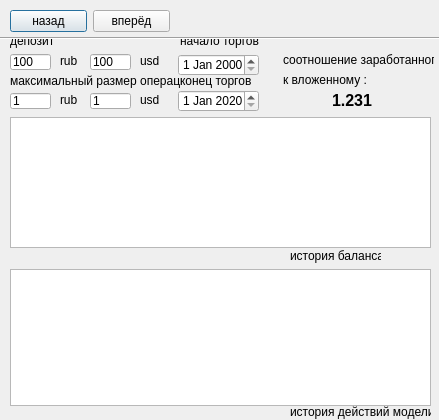
<?xml version="1.0" encoding="UTF-8"?>
<ui version="4.0">
 <class>dialog</class>
 <widget class="QDialog" name="dialog">
  <property name="geometry">
   <rect>
    <x>0</x>
    <y>0</y>
    <width>439</width>
    <height>420</height>
   </rect>
  </property>
  <property name="windowTitle">
   <string>bot/test</string>
  </property>
  <widget class="QTextBrowser" name="textBrowser">
   <property name="geometry">
    <rect>
     <x>10</x>
     <y>117</y>
     <width>421</width>
     <height>131</height>
    </rect>
   </property>
  </widget>
  <widget class="QWidget" name="gridLayoutWidget_3">
   <property name="geometry">
    <rect>
     <x>10</x>
     <y>9</y>
     <width>160</width>
     <height>25</height>
    </rect>
   </property>
   <layout class="QGridLayout" name="gridLayout_3">
    <item row="0" column="0">
     <widget class="QPushButton" name="pushButton_5">
      <property name="text">
       <string>назад</string>
      </property>
     </widget>
    </item>
    <item row="0" column="1">
     <widget class="QPushButton" name="pushButton_6">
      <property name="text">
       <string>вперёд</string>
      </property>
     </widget>
    </item>
   </layout>
  </widget>
  <widget class="QTextBrowser" name="textBrowser_2">
   <property name="geometry">
    <rect>
     <x>10</x>
     <y>269</y>
     <width>421</width>
     <height>137</height>
    </rect>
   </property>
  </widget>
  <widget class="QLabel" name="ticker_input_label_6">
   <property name="geometry">
    <rect>
     <x>290</x>
     <y>244</y>
     <width>91</width>
     <height>24</height>
    </rect>
   </property>
   <property name="text">
    <string>история баланса</string>
   </property>
  </widget>
  <widget class="QLineEdit" name="lineEdit_2">
   <property name="geometry">
    <rect>
     <x>10</x>
     <y>54</y>
     <width>41</width>
     <height>16</height>
    </rect>
   </property>
   <property name="inputMask">
    <string/>
   </property>
   <property name="text">
    <string>100</string>
   </property>
  </widget>
  <widget class="QLabel" name="ticker_input_label_7">
   <property name="geometry">
    <rect>
     <x>10</x>
     <y>29</y>
     <width>81</width>
     <height>24</height>
    </rect>
   </property>
   <property name="text">
    <string>депозит</string>
   </property>
  </widget>
  <widget class="QLabel" name="ticker_input_label_8">
   <property name="geometry">
    <rect>
     <x>60</x>
     <y>51</y>
     <width>21</width>
     <height>20</height>
    </rect>
   </property>
   <property name="text">
    <string>rub</string>
   </property>
  </widget>
  <widget class="QLabel" name="ticker_input_label_9">
   <property name="geometry">
    <rect>
     <x>140</x>
     <y>51</y>
     <width>21</width>
     <height>20</height>
    </rect>
   </property>
   <property name="text">
    <string>usd</string>
   </property>
  </widget>
  <widget class="QLineEdit" name="lineEdit_3">
   <property name="geometry">
    <rect>
     <x>90</x>
     <y>54</y>
     <width>41</width>
     <height>16</height>
    </rect>
   </property>
   <property name="inputMask">
    <string/>
   </property>
   <property name="text">
    <string>100</string>
   </property>
  </widget>
  <widget class="QLabel" name="ticker_input_label_10">
   <property name="geometry">
    <rect>
     <x>10</x>
     <y>69</y>
     <width>171</width>
     <height>24</height>
    </rect>
   </property>
   <property name="text">
    <string>максимальный размер операции</string>
   </property>
  </widget>
  <widget class="QLabel" name="ticker_input_label_11">
   <property name="geometry">
    <rect>
     <x>60</x>
     <y>90</y>
     <width>21</width>
     <height>20</height>
    </rect>
   </property>
   <property name="text">
    <string>rub</string>
   </property>
  </widget>
  <widget class="QLineEdit" name="lineEdit_4">
   <property name="geometry">
    <rect>
     <x>90</x>
     <y>93</y>
     <width>41</width>
     <height>16</height>
    </rect>
   </property>
   <property name="inputMask">
    <string/>
   </property>
   <property name="text">
    <string>1</string>
   </property>
  </widget>
  <widget class="QLineEdit" name="lineEdit_5">
   <property name="geometry">
    <rect>
     <x>10</x>
     <y>93</y>
     <width>41</width>
     <height>16</height>
    </rect>
   </property>
   <property name="inputMask">
    <string/>
   </property>
   <property name="text">
    <string>1</string>
   </property>
  </widget>
  <widget class="QLabel" name="ticker_input_label_12">
   <property name="geometry">
    <rect>
     <x>140</x>
     <y>90</y>
     <width>21</width>
     <height>20</height>
    </rect>
   </property>
   <property name="text">
    <string>usd</string>
   </property>
  </widget>
  <widget class="QLabel" name="ticker_input_label_13">
   <property name="geometry">
    <rect>
     <x>290</x>
     <y>397</y>
     <width>141</width>
     <height>30</height>
    </rect>
   </property>
   <property name="text">
    <string>история действий модели</string>
   </property>
  </widget>
  <widget class="QLabel" name="ticker_input_label_16">
   <property name="geometry">
    <rect>
     <x>332</x>
     <y>90</y>
     <width>51</width>
     <height>20</height>
    </rect>
   </property>
   <property name="font">
    <font>
     <pointsize>12</pointsize>
     <weight>75</weight>
     <bold>true</bold>
    </font>
   </property>
   <property name="text">
    <string>1.231</string>
   </property>
  </widget>
  <widget class="QDateEdit" name="dateEdit">
   <property name="geometry">
    <rect>
     <x>178</x>
     <y>54</y>
     <width>81</width>
     <height>22</height>
    </rect>
   </property>
  </widget>
  <widget class="QDateEdit" name="dateEdit_2">
   <property name="geometry">
    <rect>
     <x>178</x>
     <y>90</y>
     <width>81</width>
     <height>22</height>
    </rect>
   </property>
   <property name="dateTime">
    <datetime>
     <hour>0</hour>
     <minute>0</minute>
     <second>0</second>
     <year>2020</year>
     <month>1</month>
     <day>1</day>
    </datetime>
   </property>
  </widget>
  <widget class="QLabel" name="ticker_input_label_17">
   <property name="geometry">
    <rect>
     <x>180</x>
     <y>69</y>
     <width>71</width>
     <height>24</height>
    </rect>
   </property>
   <property name="text">
    <string>конец торгов</string>
   </property>
  </widget>
  <widget class="QLabel" name="ticker_input_label_18">
   <property name="geometry">
    <rect>
     <x>180</x>
     <y>29</y>
     <width>81</width>
     <height>24</height>
    </rect>
   </property>
   <property name="text">
    <string>начало торгов</string>
   </property>
  </widget>
  <widget class="QLabel" name="ticker_input_label_15">
   <property name="geometry">
    <rect>
     <x>283</x>
     <y>70</y>
     <width>91</width>
     <height>20</height>
    </rect>
   </property>
   <property name="text">
    <string>к вложенному :</string>
   </property>
  </widget>
  <widget class="QLabel" name="ticker_input_label_14">
   <property name="geometry">
    <rect>
     <x>283</x>
     <y>50</y>
     <width>151</width>
     <height>20</height>
    </rect>
   </property>
   <property name="text">
    <string>соотношение заработанного </string>
   </property>
  </widget>
  <widget class="Line" name="line_3">
   <property name="geometry">
    <rect>
     <x>0</x>
     <y>30</y>
     <width>451</width>
     <height>16</height>
    </rect>
   </property>
   <property name="orientation">
    <enum>Qt::Horizontal</enum>
   </property>
  </widget>
 </widget>
 <resources/>
 <connections/>
</ui>
